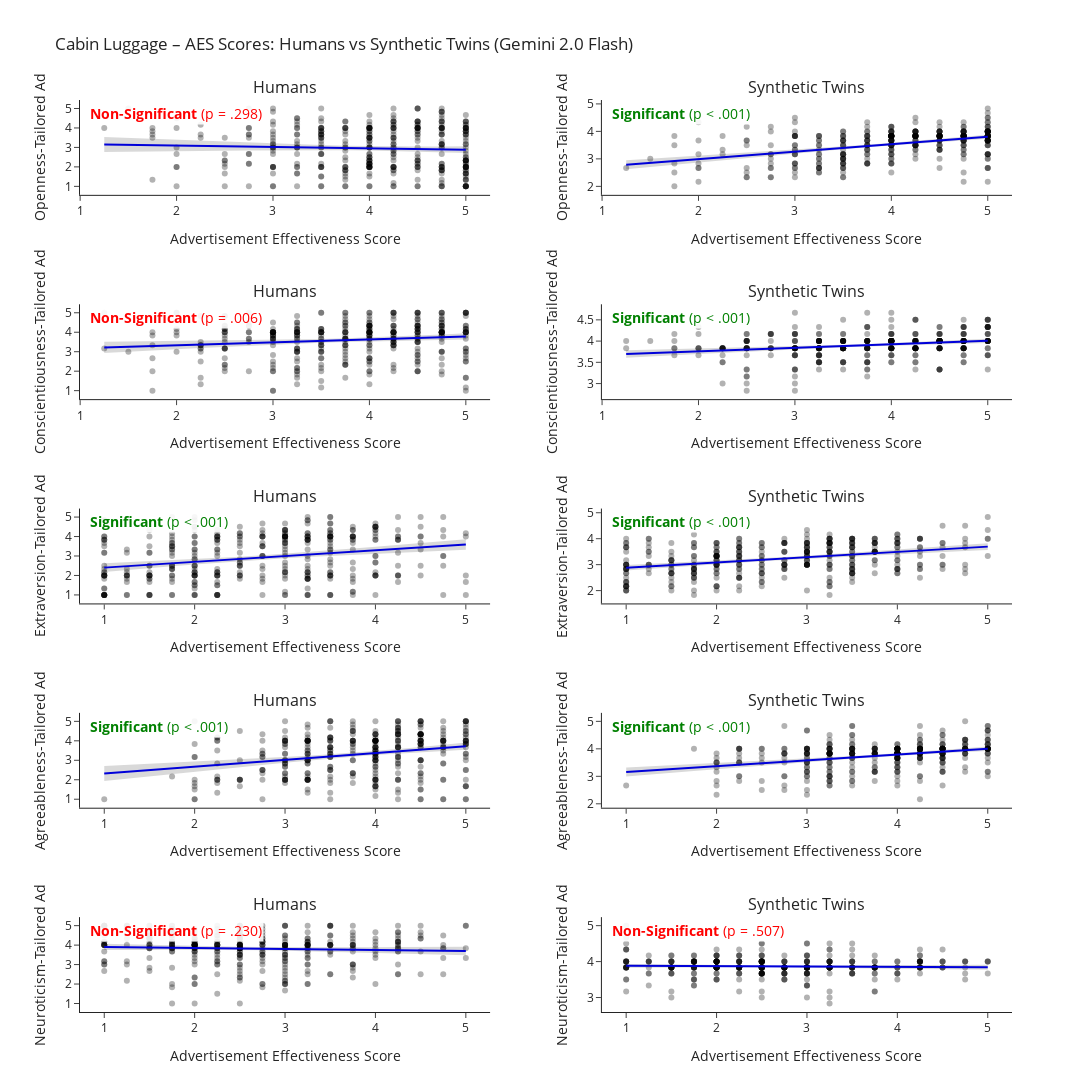
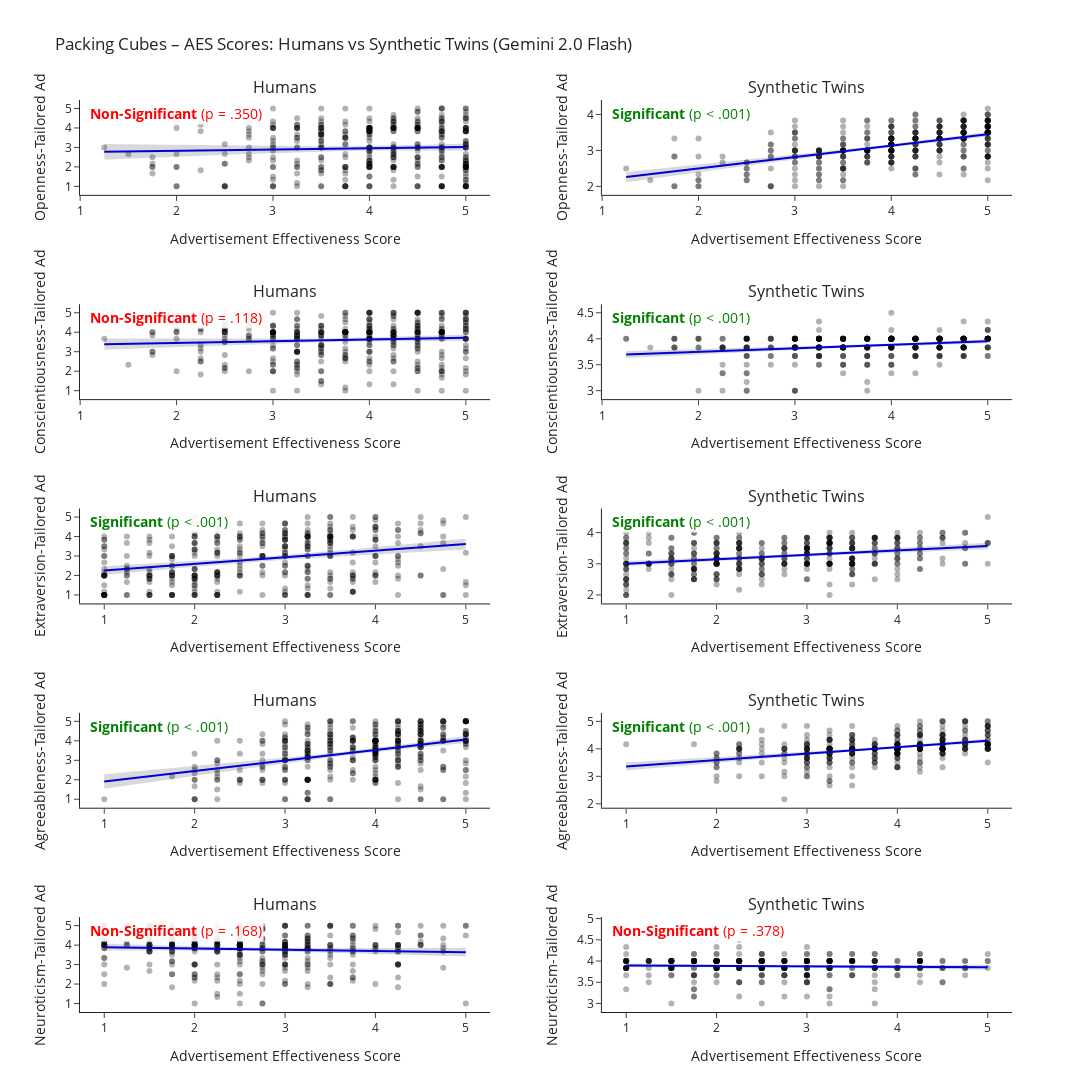
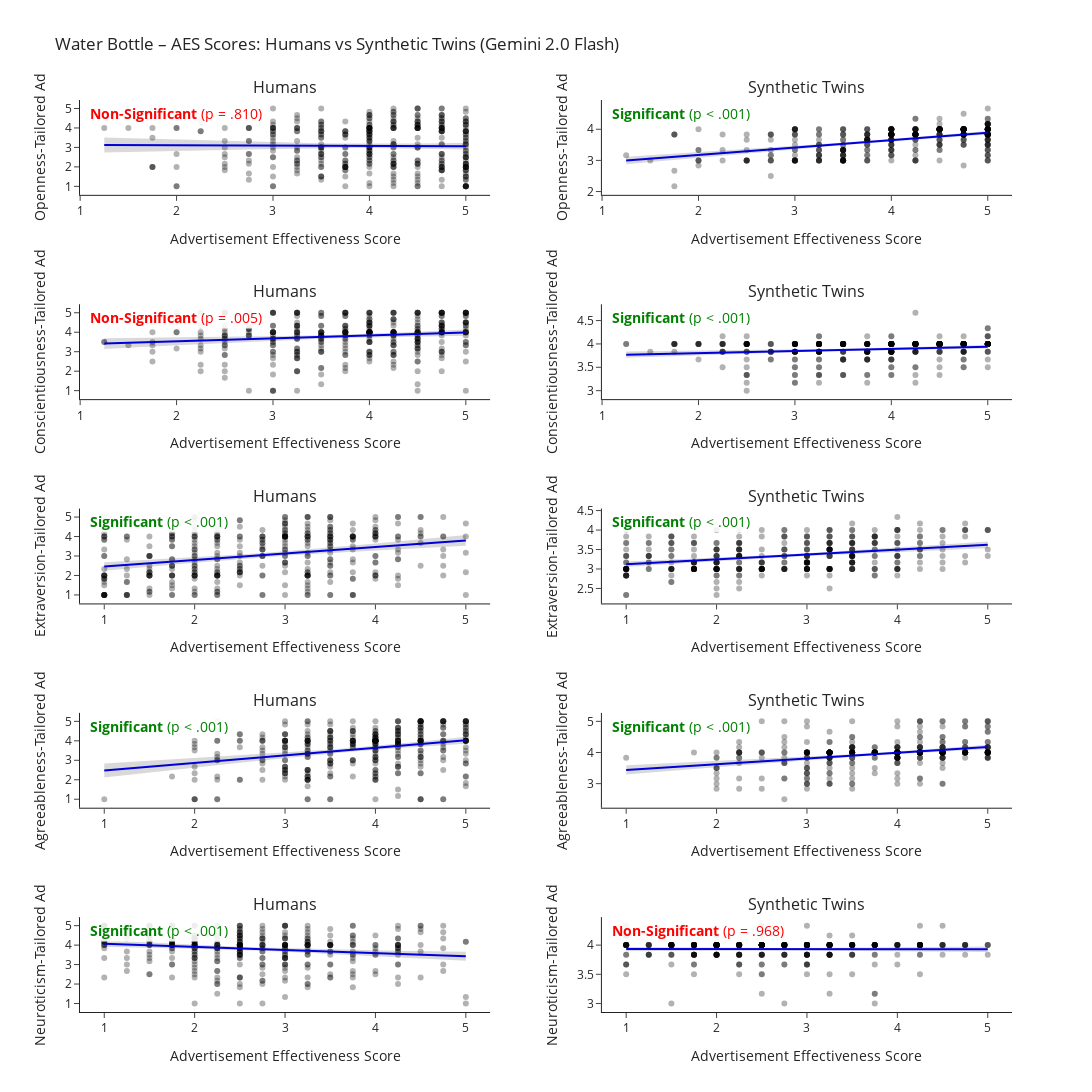

The notebook cell these images were saved under, in order:
### Code cell
raw_aes_cols_product1 = ['raw_aes_1_extraversion', 'raw_aes_1_agreeableness', 'raw_aes_1_conscientiousness', 'raw_aes_1_neuroticism', 'raw_aes_1_openness']
raw_aes_cols_product2 = ['raw_aes_2_extraversion', 'raw_aes_2_agreeableness', 'raw_aes_2_conscientiousness', 'raw_aes_2_neuroticism', 'raw_aes_2_openness']
raw_aes_cols_product3 = ['raw_aes_3_extraversion', 'raw_aes_3_agreeableness', 'raw_aes_3_conscientiousness', 'raw_aes_3_neuroticism', 'raw_aes_3_openness']

fig1 = create_scatter_plots_with_fit_grouped(df_combined, raw_aes_cols_product1, personality_cols, "Cabin Luggage")
fig1.show()

fig2 = create_scatter_plots_with_fit_grouped(df_combined, raw_aes_cols_product2, personality_cols, "Packing Cubes")
fig2.show()

fig3 = create_scatter_plots_with_fit_grouped(df_combined, raw_aes_cols_product3, personality_cols, "Water Bottle")
fig3.show()
